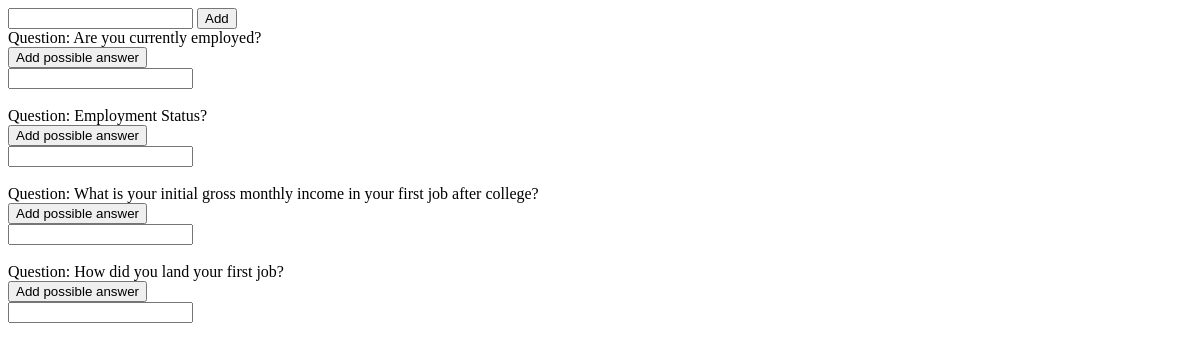
The page /admin/updateadmin.php on the database as committed earlier.
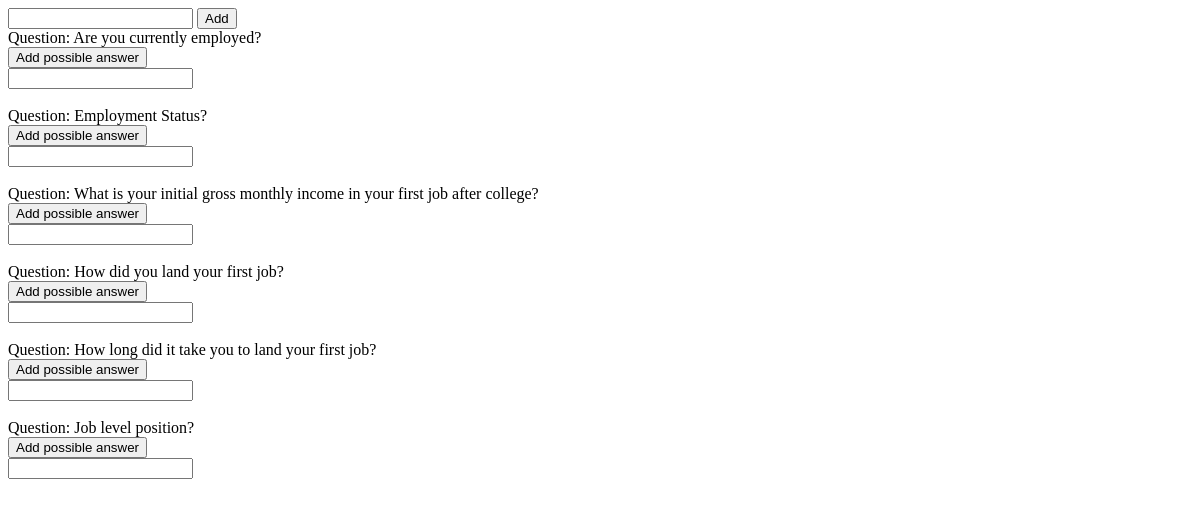
The same page on the database as committed later.
### tables this page shows
CREATE TABLE `question_tbl` (
  `questionID` int(100) NOT NULL,
  `questionText` varchar(200) NOT NULL
);

### admin/updateadmin.php (the view, shortened to what this page needs)
<!DOCTYPE html>
<html>
  <head>
  </head>
  <body>
    <form class="" action="updateadmin.php" method="post">
      <input type="text" name="addquestions" value="" required>
      <input type="submit" name="" value="Add">
    </form>
  </body>
</html>
<?php
$servername = "localhost";
$username = "root";
$password = "";
$dbname = "ssutracer";
$conn = new mysqli($servername, $username, $password, $dbname);
$sql = "SELECT questionText FROM question_tbl";
$result = $conn->query($sql);
if ($result->num_rows > 0) {
    while($row = $result->fetch_assoc()) {
        echo  " Question: " . $row["questionText"]. "<br><input type='submit' value='Add possible answer'><br><input type='text'><br><br>";
    }
} else {
    echo "0 results";
}
?>

Rows that differ between the two databases and show on the page:
added question_tbl: questionText "How long did it take you to land your first job?"
added question_tbl: questionText "Job level position?"
